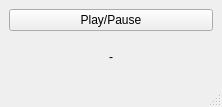
<?xml version="1.0" encoding="UTF-8"?>
<ui version="4.0">
 <class>MainWindow</class>
 <widget class="QMainWindow" name="MainWindow">
  <property name="geometry">
   <rect>
    <x>0</x>
    <y>0</y>
    <width>222</width>
    <height>107</height>
   </rect>
  </property>
  <property name="windowTitle">
   <string>MainWindow</string>
  </property>
  <widget class="QWidget" name="centralwidget">
   <layout class="QVBoxLayout" name="verticalLayout">
    <item>
     <widget class="QPushButton" name="bPlay">
      <property name="text">
       <string>Play/Pause</string>
      </property>
     </widget>
    </item>
    <item>
     <widget class="QLabel" name="lTime">
      <property name="text">
       <string>-</string>
      </property>
      <property name="alignment">
       <set>Qt::AlignCenter</set>
      </property>
     </widget>
    </item>
   </layout>
  </widget>
  <widget class="QMenuBar" name="menubar">
   <property name="geometry">
    <rect>
     <x>0</x>
     <y>0</y>
     <width>222</width>
     <height>21</height>
    </rect>
   </property>
  </widget>
  <widget class="QStatusBar" name="statusbar"/>
 </widget>
 <resources/>
 <connections/>
</ui>
